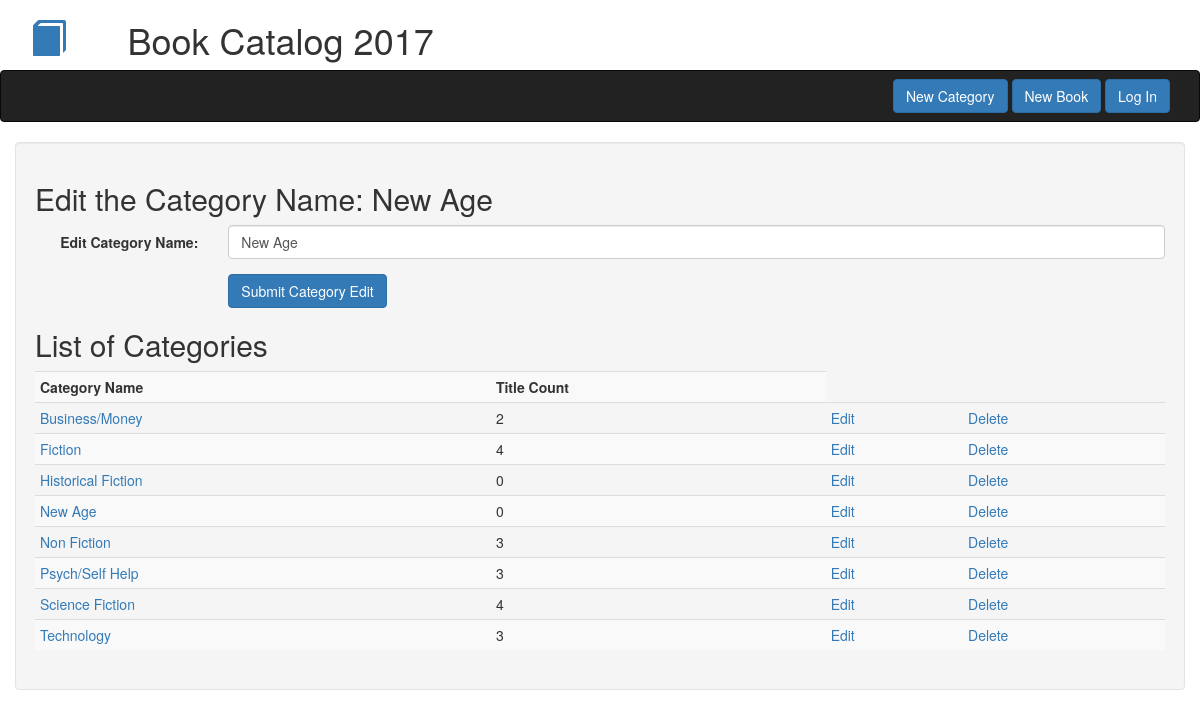
Page /categories/9/edit on the committed database.
### db_setup.py (models this page shows)
class Category(Base):
    __tablename__ = 'category'
    name = Column(String(80), nullable = False)
    id = Column(Integer, primary_key = True)

### catalog.py (the view)
@app.route('/categories/<int:category_id>/edit', methods=['GET', 'POST'])
def editCategory(category_id):
    category = session.query(Category).filter_by(id = category_id).one()
    category_counts = (
        session.query(Category.name, Category.id, func.count(Book.title).label("count"))
        .outerjoin(Book, Category.id == Book.category_id)
        .group_by(Category.id)
        .order_by(Category.name)
        )
    if request.method == "POST":
        data = ({"name": request.form["category_name"]})
        if not request.form["category_name"]:
            flash('Form field cannot be blank!')
            return redirect(url_for('editCategory', category_id = category_id))
        session.query(Category).filter_by(id = category_id).update(data)
        session.commit()
        flash("Category: {} edited successfully!".format(category.name))
        return redirect(url_for('indexPage'))
    else:
        return render_template('edit_category.html',
            category = category, category_counts = category_counts)

### templates/edit_category.html (shortened to what this page needs)
{% extends "bootstrap/base.html" %}
{% block navbar %}{% include "header_nav.html" %}{% endblock %}
{% block content %}
<div class="container well">
    <h2>Edit the Category Name: {{ category.name }}</h2>
    <form class="form-horizontal" method ="POST" action = "{{ url_for('editCategory', category_id = category.id )}}" >
    <div class="form-group">
        <label for="inputCategory" class="col-sm-2 control-label">Edit Category Name:</label>
        <div class="col-sm-10">
            <input type="text" name="category_name" class="form-control" id="inputCategory" value="{{ category.name }}">
        </div>
    </div>
    <div class="form-group">
        <div class="col-sm-offset-2 col-sm-10">
            <button type="submit" class="btn btn-primary">Submit Category Edit</button>
        </div>
    </div>
    </form>
    <h2>List of Categories</h2>
    <table class='table table-striped table-condensed'>
        <th>Category Name</th><th>Title Count</th>
        {% for category in category_counts %}
            <tr><td><a href="{{ url_for('listBooksByCategory', category_id = category.id) }}">{{ category.name }}</a></td><td>{{ category.count }}<td><a href="{{ url_for('editCategory', category_id = category.id) }}"> Edit</a></td><td><a href="{{ url_for('deleteCategory', category_id = category.id) }}"> Delete</a></td></tr>
        {% endfor %}
    </table>
</div>
{%- endblock -%}

### rows in the picture
Category: name "New Age", category_name "New Age", count "0"
Category: name "Business/Money", count "2"
Category: name "Fiction", count "4"
Category: name "Historical Fiction", count "0"
Category: name "Non Fiction", count "3"
Category: name "Psych/Self Help", count "3"
Category: name "Science Fiction", count "4"
Category: name "Technology", count "3"
